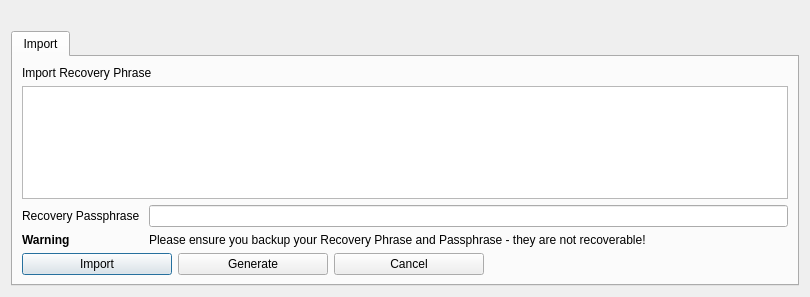
<?xml version="1.0" encoding="UTF-8"?>
<ui version="4.0">
 <class>MnemonicDialog</class>
 <widget class="QDialog" name="MnemonicDialog">
  <property name="geometry">
   <rect>
    <x>0</x>
    <y>0</y>
    <width>810</width>
    <height>297</height>
   </rect>
  </property>
  <property name="windowTitle">
   <string>HD Wallet Setup</string>
  </property>
  <layout class="QGridLayout" name="gridLayout">
   <item row="0" column="0">
    <widget class="QLabel" name="lblHelp">
     <property name="enabled">
      <bool>true</bool>
     </property>
     <property name="styleSheet">
      <string notr="true">color : red</string>
     </property>
     <property name="text">
      <string/>
     </property>
    </widget>
   </item>
   <item row="1" column="0">
    <widget class="QTabWidget" name="tabWidget">
     <property name="currentIndex">
      <number>0</number>
     </property>
     <widget class="QWidget" name="tabImport">
      <attribute name="title">
       <string>Import</string>
      </attribute>
      <layout class="QGridLayout" name="gridLayout_2">
       <item row="0" column="0">
        <widget class="QLabel" name="mnemonicLabel">
         <property name="text">
          <string>Import Recovery Phrase</string>
         </property>
        </widget>
       </item>
       <item row="1" column="0">
        <widget class="QTextEdit" name="tbxMnemonic">
         <property name="toolTip">
          <string>Enter your BIP39 compliant Recovery Phrase/Mnemonic - Typing your own words will probably not work how you expect, since the words require a particular structure (the last word is a checksum).</string>
         </property>
         <property name="lineWrapMode">
          <enum>QTextEdit::WidgetWidth</enum>
         </property>
        </widget>
       </item>
       <item row="2" column="0">
        <layout class="QFormLayout" name="mnemonicLayout">
         <item row="0" column="0">
          <widget class="QLabel" name="passwordLabel">
           <property name="text">
            <string>Recovery Passphrase </string>
           </property>
          </widget>
         </item>
         <item row="0" column="1">
          <widget class="QLineEdit" name="edtPassword">
           <property name="toolTip">
            <string>Enter a passphrase to protect your Recovery Phrase (optional)</string>
           </property>
          </widget>
         </item>
         <item row="1" column="0">
          <widget class="QLabel" name="label_3">
           <property name="font">
            <font>
             <weight>75</weight>
             <bold>true</bold>
            </font>
           </property>
           <property name="text">
            <string>Warning</string>
           </property>
          </widget>
         </item>
         <item row="1" column="1">
          <widget class="QLabel" name="label_2">
           <property name="text">
            <string>Please ensure you backup your Recovery Phrase and Passphrase - they are not recoverable!</string>
           </property>
          </widget>
         </item>
        </layout>
       </item>
       <item row="3" column="0">
        <layout class="QHBoxLayout" name="horizontalLayout_2">
         <item>
          <widget class="QPushButton" name="btnImport">
           <property name="minimumSize">
            <size>
             <width>150</width>
             <height>0</height>
            </size>
           </property>
           <property name="maximumSize">
            <size>
             <width>150</width>
             <height>16777215</height>
            </size>
           </property>
           <property name="text">
            <string>Import</string>
           </property>
          </widget>
         </item>
         <item>
          <widget class="QPushButton" name="btnGenerate">
           <property name="minimumSize">
            <size>
             <width>150</width>
             <height>0</height>
            </size>
           </property>
           <property name="text">
            <string>Generate</string>
           </property>
          </widget>
         </item>
         <item>
          <widget class="QPushButton" name="btnCancel">
           <property name="minimumSize">
            <size>
             <width>150</width>
             <height>0</height>
            </size>
           </property>
           <property name="maximumSize">
            <size>
             <width>150</width>
             <height>16777215</height>
            </size>
           </property>
           <property name="text">
            <string>Cancel</string>
           </property>
          </widget>
         </item>
         <item>
          <spacer name="horizontalSpacer">
           <property name="orientation">
            <enum>Qt::Horizontal</enum>
           </property>
           <property name="sizeHint" stdset="0">
            <size>
             <width>40</width>
             <height>20</height>
            </size>
           </property>
          </spacer>
         </item>
        </layout>
       </item>
      </layout>
     </widget>
    </widget>
   </item>
  </layout>
 </widget>
 <resources/>
 <connections/>
</ui>
